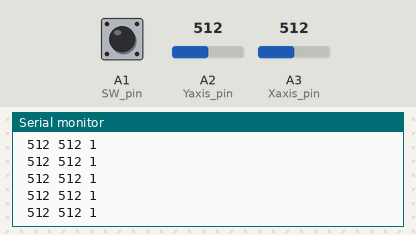
A sketch run on a simulated Arduino Uno, built with avr-gcc and run on an emulated ATmega328P. On the bench: the last lines printed to the serial monitor. The inputs (shaded band) are chosen by the test bench; at power-on: A3 (Xaxis_pin) = 512, A1 (SW_pin) HIGH, A2 (Yaxis_pin) = 512.

Above: at 2.7 s.
2.8 s: A3 (Xaxis_pin) set to 987
At 3.3 s:
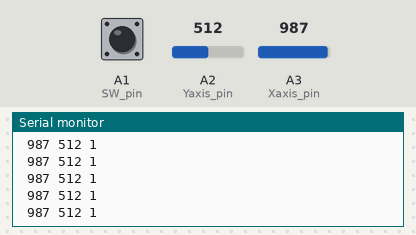
5.8 s: A3 (Xaxis_pin) set to 1018
At 6.3 s:
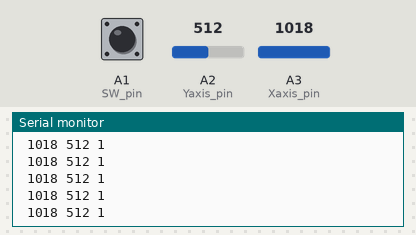
Timing chart, 0 to 8.8 s (numbered marks = the images above; inputs shaded):
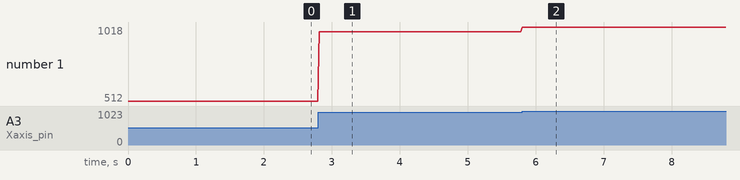

The sketch:

GIMM_400_Arduino_Controller.ino
```cpp
#define Xaxis_pin A3 // Arduino pin connected to the VRx Pin
#define Yaxis_pin A2 // Arduino pin connected to the VRy Pin
#define SW_pin A1 // Arduino pin connected to the SW Pin

void setup() {
  // put your setup code here, to run once:
  pinMode(SW_pin, INPUT);
  digitalWrite(SW_pin, HIGH);
  Serial.begin(57600);
}

void loop() {
  Serial.print(" ");
  Serial.print(analogRead(Xaxis_pin));
  Serial.print(" ");
  Serial.print(analogRead(Yaxis_pin));
  Serial.print(" ");
  Serial.println(digitalRead(SW_pin));
  delay(19);
}
```

Measured:
- after the input at 2.8 s, the serial monitor: prints a new line at once (image 1)
- after the input at 5.8 s, the serial monitor: prints a new line at once (image 2)
- plotted number 1: 512 → 1018 after the input at 2.8 s
